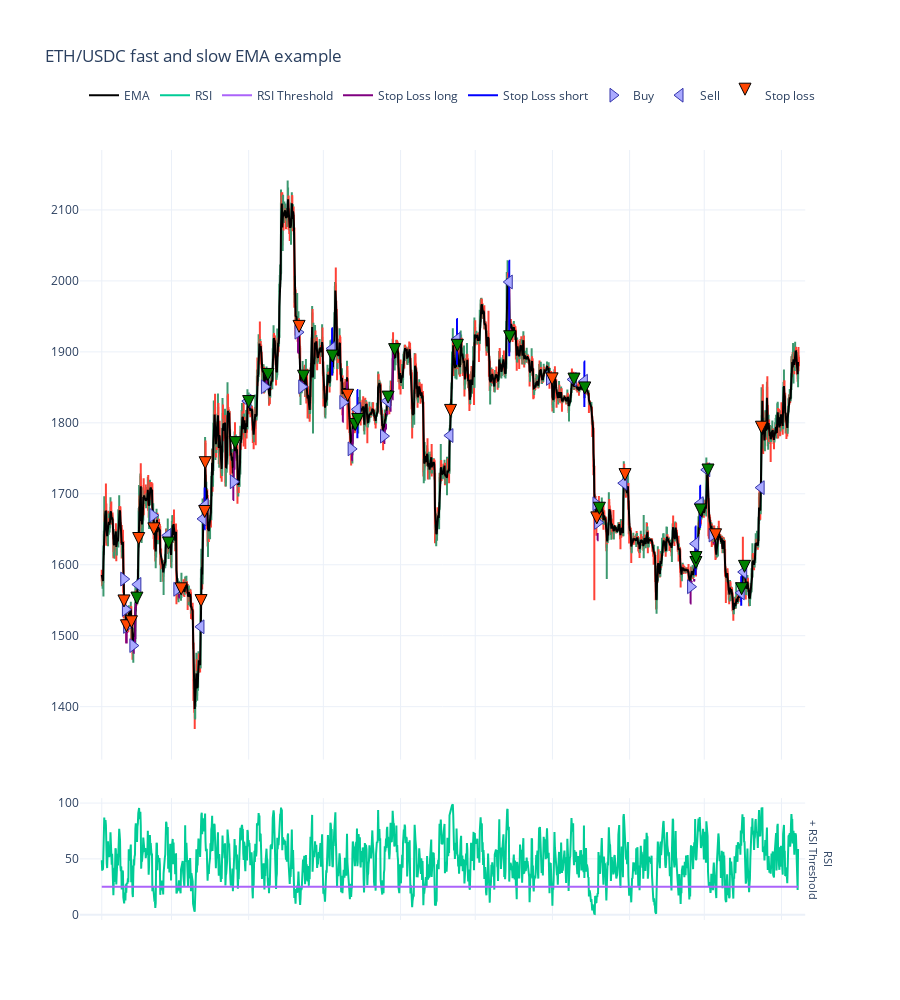

This figure's notebook cell:
### Markdown cell above
## Visualise results

### Code cell
from tradeexecutor.visual.single_pair import visualise_single_pair
from tradingstrategy.charting.candle_chart import VolumeBarMode

figure = visualise_single_pair(
    state,
    universe.universe.candles,
    start_at=START_AT,
    end_at=END_AT,
    volume_bar_mode=VolumeBarMode.hidden,
    volume_axis_name="Volume (USD)",
    height = 1000,
    hover_text=True,
)

figure.show()

### Figure 1 — Plotly figure (JSON) as saved in the notebook; plotly's stock layout.template omitted (floating-point values rounded to 4 significant figures; data arrays with more than 128 entries replaced by an {"elided": "..."} marker saying what was removed)
{"data": [{"close": {"elided": "1681 float values"}, "high": {"elided": "1681 float values"}, "hoverinfo": "text", "low": {"elided": "1681 float values"}, "open": {"elided": "1681 float values"}, "showlegend": false, "text": {"elided": "1681 str values"}, "type": "candlestick", "x": {"elided": "1681 str values"}, "xaxis": "x", "yaxis": "y"}, {"line": {"color": "black", "shape": "linear"}, "mode": "lines", "name": "EMA", "type": "scatter", "x": {"elided": "1680 str values"}, "xaxis": "x", "y": {"elided": "1680 float values"}, "yaxis": "y"}, {"line": {"shape": "linear"}, "mode": "lines", "name": "RSI", "type": "scatter", "x": {"elided": "1680 str values"}, "xaxis": "x", "y": {"elided": "1680 float values"}, "yaxis": "y2"}, {"line": {"shape": "linear"}, "mode": "lines", "name": "RSI Threshold", "type": "scatter", "x": {"elided": "1680 str values"}, "xaxis": "x", "y": {"elided": "1680 int values"}, "yaxis": "y2"}, {"line": {"color": "purple", "shape": "hv"}, "mode": "lines", "name": "Stop Loss long", "type": "scatter", "x": {"elided": "1680 str values"}, "xaxis": "x", "y": {"elided": "1680 float values"}, "yaxis": "y"}, {"line": {"color": "blue", "shape": "hv"}, "mode": "lines", "name": "Stop Loss short", "type": "scatter", "x": {"elided": "1680 str values"}, "xaxis": "x", "y": {"elided": "1680 float values"}, "yaxis": "y"}, {"hoverinfo": "text", "marker": {"color": "#aaaaff", "line": {"color": "#3333aa", "width": 1}, "size": 12, "symbol": "triangle-right"}, "mode": "markers", "name": "Buy", "text": ["------------------------------------------------------------<br>Buy ETH<br><br>Executed at: 2023-02-09 20:00:00<br>Value: 37500.0000 USD<br>Quantity: 23.725319 ETH<br>Executed at price: 1580.5899 ETH / USD<br>Fees paid: $18.75", "------------------------------------------------------------<br>Buy ETH<br><br>Executed at: 2023-02-10 12:00:00<br>Value: 36774.0020 USD<br>Quantity: 23.913252 ETH<br>Executed at price: 1537.8085 ETH / USD<br>Fees paid: $18.39", "------------------------------------------------------------<br>Buy ETH<br><br>Executed at: 2023-02-11 00:00:00<br>Value: 36181.7672 USD<br>Quantity: 23.901183 ETH<br>Executed at price: 1513.8065 ETH / USD<br>Fees paid: $18.09", "------------------------------------------------------------<br>Buy ETH<br><br>Executed at: 2023-02-13 12:00:00<br>Value: 36121.8565 USD<br>Quantity: 24.294821 ETH<br>Executed at price: 1486.8130 ETH / USD<br>Fees paid: $18.06", "------------------------------------------------------------<br>Buy ETH<br><br>Executed at: 2023-02-21 12:00:00<br>Value: 35108.3439 USD<br>Quantity: 21.018621 ETH<br>Executed at price: 1670.3448 ETH / USD<br>Fees paid: $17.55", "------------------------------------------------------------<br>Buy ETH<br><br>Executed at: 2023-03-03 04:00:00<br>Value: 35205.7245 USD<br>Quantity: 22.478252 ETH<br>Executed at price: 1566.2127 ETH / USD<br>Fees paid: $17.60", "------------------------------------------------------------<br>Buy ETH<br><br>Executed at: 2023-03-25 20:00:00<br>Value: 32280.3174 USD<br>Quantity: 18.791351 ETH<br>Executed at price: 1717.8285 ETH / USD<br>Fees paid: $16.14", "------------------------------------------------------------<br>Buy ETH<br><br>Executed at: 2023-04-07 08:00:00<br>Value: 33109.0156 USD<br>Quantity: 17.880283 ETH<br>Executed at price: 1851.7054 ETH / USD<br>Fees paid: $16.55", "------------------------------------------------------------<br>Buy ETH<br><br>Executed at: 2023-04-20 20:00:00<br>Value: 33204.4257 USD<br>Quantity: 17.216285 ETH<br>Executed at price: 1928.6638 ETH / USD<br>Fees paid: $16.60", "------------------------------------------------------------<br>Buy ETH<br><br>Executed at: 2023-04-22 08:00:00<br>Value: 33177.2118 USD<br>Quantity: 17.916918 ETH<br>Executed at price: 1851.7254 ETH / USD<br>Fees paid: $16.59", "------------------------------------------------------------<br>Buy ETH<br><br>Executed at: 2023-05-08 20:00:00<br>Value: 33687.7897 USD<br>Quantity: 18.409488 ETH<br>Executed at price: 1829.9145 ETH / USD<br>Fees paid: $16.84", "------------------------------------------------------------<br>Buy ETH<br><br>Executed at: 2023-05-12 04:00:00<br>Value: 33681.8568 USD<br>Quantity: 19.092598 ETH<br>Executed at price: 1764.1316 ETH / USD<br>Fees paid: $16.84", "------------------------------------------------------------<br>Buy ETH<br><br>Executed at: 2023-05-25 04:00:00<br>Value: 34615.0595 USD<br>Quantity: 19.422977 ETH<br>Executed at price: 1782.1706 ETH / USD<br>Fees paid: $17.31", "------------------------------------------------------------<br>Buy ETH<br><br>Executed at: 2023-07-30 20:00:00<br>Value: 38030.6571 USD<br>Quantity: 20.408721 ETH<br>Executed at price: 1863.4513 ETH / USD<br>Fees paid: $19.02", "------------------------------------------------------------<br>Buy ETH<br><br>Executed at: 2023-08-18 12:00:00<br>Value: 38540.9443 USD<br>Quantity: 22.849329 ETH<br>Executed at price: 1686.7430 ETH / USD<br>Fees paid: $19.27", "------------------------------------------------------------<br>Buy ETH<br><br>Executed at: 2023-08-19 04:00:00<br>Value: 38027.4898 USD<br>Quantity: 22.902197 ETH<br>Executed at price: 1660.4298 ETH / USD<br>Fees paid: $19.01", "------------------------------------------------------------<br>Buy ETH<br><br>Executed at: 2023-09-25 12:00:00<br>Value: 38019.9896 USD<br>Quantity: 24.219878 ETH<br>Executed at price: 1569.7845 ETH / USD<br>Fees paid: $19.01", "------------------------------------------------------------<br>Buy ETH<br><br>Executed at: 2023-10-04 04:00:00<br>Value: 39467.6861 USD<br>Quantity: 24.026532 ETH<br>Executed at price: 1642.6709 ETH / USD<br>Fees paid: $19.73"], "type": "scatter", "x": ["2023-02-09T20:00:00", "2023-02-10T12:00:00", "2023-02-11T00:00:00", "2023-02-13T12:00:00", "2023-02-21T12:00:00", "2023-03-03T04:00:00", "2023-03-25T20:00:00", "2023-04-07T08:00:00", "2023-04-20T20:00:00", "2023-04-22T08:00:00", "2023-05-08T20:00:00", "2023-05-12T04:00:00", "2023-05-25T04:00:00", "2023-07-30T20:00:00", "2023-08-18T12:00:00", "2023-08-19T04:00:00", "2023-09-25T12:00:00", "2023-10-04T04:00:00"], "xaxis": "x", "y": [1580.0, 1537.0, 1513.0, 1486.0, 1670.0, 1565.0, 1717.0, 1851.0, 1928.0, 1851.0, 1829, 1763.0, 1781.0, 1863.0, 1686.0, 1660.0, 1569, 1642.0], "yaxis": "y"}, {"hoverinfo": "text", "marker": {"color": "#aaaaff", "line": {"color": "#3333aa", "width": 1}, "size": 12, "symbol": "triangle-left"}, "mode": "markers", "name": "Sell", "text": ["------------------------------------------------------------<br>Sell ETH<br><br>Executed at: 2023-02-15 12:00:00<br>Value: 74320.7261 USD<br>Quantity: 47.293644 ETH<br>Executed at price: 1571.4739 ETH / USD<br>Fees paid: $37.16", "------------------------------------------------------------<br>Sell ETH<br><br>Executed at: 2023-02-27 12:00:00<br>Value: 69303.7694 USD<br>Quantity: 42.247592 ETH<br>Executed at price: 1640.4194 ETH / USD<br>Fees paid: $34.65", "------------------------------------------------------------<br>Sell ETH<br><br>Executed at: 2023-03-12 20:00:00<br>Value: 70096.4767 USD<br>Quantity: 46.365510 ETH<br>Executed at price: 1511.8237 ETH / USD<br>Fees paid: $35.05", "------------------------------------------------------------<br>Sell ETH<br><br>Executed at: 2023-03-13 16:00:00<br>Value: 68007.7892 USD<br>Quantity: 40.873562 ETH<br>Executed at price: 1663.8577 ETH / USD<br>Fees paid: $34.00", "------------------------------------------------------------<br>Sell ETH<br><br>Executed at: 2023-03-14 12:00:00<br>Value: 67786.8106 USD<br>Quantity: 40.281959 ETH<br>Executed at price: 1682.8082 ETH / USD<br>Fees paid: $33.89", "------------------------------------------------------------<br>Sell ETH<br><br>Executed at: 2023-03-31 16:00:00<br>Value: 65826.7875 USD<br>Quantity: 35.977121 ETH<br>Executed at price: 1829.6847 ETH / USD<br>Fees paid: $32.91", "------------------------------------------------------------<br>Sell ETH<br><br>Executed at: 2023-05-04 12:00:00<br>Value: 66479.5538 USD<br>Quantity: 34.920910 ETH<br>Executed at price: 1903.7177 ETH / USD<br>Fees paid: $33.24", "------------------------------------------------------------<br>Sell ETH<br><br>Executed at: 2023-05-14 16:00:00<br>Value: 68055.4513 USD<br>Quantity: 37.431144 ETH<br>Executed at price: 1818.1505 ETH / USD<br>Fees paid: $34.03", "------------------------------------------------------------<br>Sell ETH<br><br>Executed at: 2023-05-26 16:00:00<br>Value: 17307.5297 USD<br>Quantity: 9.458108 ETH<br>Executed at price: 1829.9146 ETH / USD<br>Fees paid: $8.65", "------------------------------------------------------------<br>Sell ETH<br><br>Executed at: 2023-06-20 20:00:00<br>Value: 72499.1854 USD<br>Quantity: 40.702463 ETH<br>Executed at price: 1781.1990 ETH / USD<br>Fees paid: $36.25", "------------------------------------------------------------<br>Sell ETH<br><br>Executed at: 2023-06-23 16:00:00<br>Value: 70744.4019 USD<br>Quantity: 36.910421 ETH<br>Executed at price: 1916.6512 ETH / USD<br>Fees paid: $35.37", "------------------------------------------------------------<br>Sell ETH<br><br>Executed at: 2023-07-14 16:00:00<br>Value: 71567.2941 USD<br>Quantity: 35.828061 ETH<br>Executed at price: 1997.5207 ETH / USD<br>Fees paid: $35.78", "------------------------------------------------------------<br>Sell ETH<br><br>Executed at: 2023-08-09 08:00:00<br>Value: 75728.6108 USD<br>Quantity: 40.710379 ETH<br>Executed at price: 1860.1794 ETH / USD<br>Fees paid: $37.86", "------------------------------------------------------------<br>Sell ETH<br><br>Executed at: 2023-08-13 20:00:00<br>Value: 76098.0183 USD<br>Quantity: 40.964213 ETH<br>Executed at price: 1857.6707 ETH / USD<br>Fees paid: $38.05", "------------------------------------------------------------<br>Sell ETH<br><br>Executed at: 2023-08-29 16:00:00<br>Value: 76396.6092 USD<br>Quantity: 44.568412 ETH<br>Executed at price: 1714.1425 ETH / USD<br>Fees paid: $38.20", "------------------------------------------------------------<br>Sell ETH<br><br>Executed at: 2023-09-27 12:00:00<br>Value: 19009.9948 USD<br>Quantity: 11.671057 ETH<br>Executed at price: 1628.8152 ETH / USD<br>Fees paid: $9.50", "------------------------------------------------------------<br>Sell ETH<br><br>Executed at: 2023-09-29 08:00:00<br>Value: 77377.3114 USD<br>Quantity: 45.911801 ETH<br>Executed at price: 1685.3469 ETH / USD<br>Fees paid: $38.69", "------------------------------------------------------------<br>Sell ETH<br><br>Executed at: 2023-10-02 00:00:00<br>Value: 78460.2031 USD<br>Quantity: 45.275956 ETH<br>Executed at price: 1732.9331 ETH / USD<br>Fees paid: $39.23", "------------------------------------------------------------<br>Sell ETH<br><br>Executed at: 2023-10-15 20:00:00<br>Value: 78585.1443 USD<br>Quantity: 50.386727 ETH<br>Executed at price: 1559.6398 ETH / USD<br>Fees paid: $39.29", "------------------------------------------------------------<br>Sell ETH<br><br>Executed at: 2023-10-16 20:00:00<br>Value: 78666.7686 USD<br>Quantity: 49.507244 ETH<br>Executed at price: 1588.9951 ETH / USD<br>Fees paid: $39.33", "------------------------------------------------------------<br>Sell ETH<br><br>Executed at: 2023-10-23 20:00:00<br>Value: 78584.3842 USD<br>Quantity: 46.014289 ETH<br>Executed at price: 1707.8257 ETH / USD<br>Fees paid: $39.29"], "type": "scatter", "x": ["2023-02-15T12:00:00", "2023-02-27T12:00:00", "2023-03-12T20:00:00", "2023-03-13T16:00:00", "2023-03-14T12:00:00", "2023-03-31T16:00:00", "2023-05-04T12:00:00", "2023-05-14T16:00:00", "2023-05-26T16:00:00", "2023-06-20T20:00:00", "2023-06-23T16:00:00", "2023-07-14T16:00:00", "2023-08-09T08:00:00", "2023-08-13T20:00:00", "2023-08-29T16:00:00", "2023-09-27T12:00:00", "2023-09-29T08:00:00", "2023-10-02T00:00:00", "2023-10-15T20:00:00", "2023-10-16T20:00:00", "2023-10-23T20:00:00"], "xaxis": "x", "y": [1572.0, 1641.0, 1513.0, 1665.0, 1684.0, 1831.0, 1905.0, 1819.0, 1831.0, 1782.0, 1918.0, 1999.0, 1861.0, 1859.0, 1715, 1630.0, 1686.0, 1734.0, 1560.0, 1590.0, 1709.0], "yaxis": "y"}, {"hoverinfo": "text", "marker": {"color": ["orangered", "orangered", "orangered", "green", "orangered", "orangered", "green", "orangered", "orangered", "orangered", "orangered", "green", "green", "green", "orangered", "green", "green", "orangered", "green", "green", "green", "green", "orangered", "green", "green", "orangered", "green", "green", "orangered", "green", "orangered", "green", "green", "green", "green", "orangered", "green", "green", "orangered"], "line": {"color": "black", "width": 1}, "size": 12, "symbol": "arrow-down"}, "mode": "markers", "name": "Stop loss", "text": ["------------------------------------------------------------<br>Stop loss ETH<br><br>Triggered at: 1556.1030 ETH / USD<br>Executed at: 2023-02-09 22:00:00<br>Value: 36532.0027 USD<br>Quantity: 23.725319 ETH<br>Executed at price: 1539.7897 ETH / USD<br>Fees paid: $18.28", "------------------------------------------------------------<br>Stop loss ETH<br><br>Triggered at: 1518.9471 ETH / USD<br>Executed at: 2023-02-10 22:00:00<br>Value: 35984.3556 USD<br>Quantity: 23.913252 ETH<br>Executed at price: 1504.7872 ETH / USD<br>Fees paid: $18.00", "------------------------------------------------------------<br>Stop loss ETH<br><br>Triggered at: 1527.6195 ETH / USD<br>Executed at: 2023-02-12 22:00:00<br>Value: 36101.8862 USD<br>Quantity: 23.901183 ETH<br>Executed at price: 1510.4644 ETH / USD<br>Fees paid: $18.06", "------------------------------------------------------------<br>Stop loss ETH<br><br>Triggered at: 1544.7069 ETH / USD<br>Executed at: 2023-02-15 03:00:00<br>Value: 37506.5319 USD<br>Quantity: 24.294821 ETH<br>Executed at price: 1543.8077 ETH / USD<br>Fees paid: $18.76", "------------------------------------------------------------<br>Stop loss ETH<br><br>Triggered at: 1595.8439 ETH / USD<br>Executed at: 2023-02-15 20:00:00<br>Value: 76981.0816 USD<br>Quantity: 47.293644 ETH<br>Executed at price: 1627.7257 ETH / USD<br>Fees paid: $38.51", "------------------------------------------------------------<br>Stop loss ETH<br><br>Triggered at: 1644.4673 ETH / USD<br>Executed at: 2023-02-21 22:00:00<br>Value: 34499.7316 USD<br>Quantity: 21.018621 ETH<br>Executed at price: 1641.3889 ETH / USD<br>Fees paid: $17.26", "------------------------------------------------------------<br>Stop loss ETH<br><br>Triggered at: 1605.8988 ETH / USD<br>Executed at: 2023-02-27 20:00:00<br>Value: 68496.3994 USD<br>Quantity: 42.247592 ETH<br>Executed at price: 1621.3089 ETH / USD<br>Fees paid: $34.27", "------------------------------------------------------------<br>Stop loss ETH<br><br>Triggered at: 1559.0124 ETH / USD<br>Executed at: 2023-03-04 21:00:00<br>Value: 34995.7430 USD<br>Quantity: 22.478252 ETH<br>Executed at price: 1556.8712 ETH / USD<br>Fees paid: $17.51", "------------------------------------------------------------<br>Stop loss ETH<br><br>Triggered at: 1535.2687 ETH / USD<br>Executed at: 2023-03-12 21:00:00<br>Value: 71418.1599 USD<br>Quantity: 46.365510 ETH<br>Executed at price: 1540.3294 ETH / USD<br>Fees paid: $35.73", "------------------------------------------------------------<br>Stop loss ETH<br><br>Triggered at: 1649.9637 ETH / USD<br>Executed at: 2023-03-14 08:00:00<br>Value: 68087.0444 USD<br>Quantity: 40.873562 ETH<br>Executed at price: 1665.7967 ETH / USD<br>Fees paid: $34.06", "------------------------------------------------------------<br>Stop loss ETH<br><br>Triggered at: 1708.9048 ETH / USD<br>Executed at: 2023-03-14 13:00:00<br>Value: 69868.7492 USD<br>Quantity: 40.281959 ETH<br>Executed at price: 1734.4923 ETH / USD<br>Fees paid: $34.95", "------------------------------------------------------------<br>Stop loss ETH<br><br>Triggered at: 1778.5152 ETH / USD<br>Executed at: 2023-03-26 15:00:00<br>Value: 33124.4192 USD<br>Quantity: 18.791351 ETH<br>Executed at price: 1762.7482 ETH / USD<br>Fees paid: $16.57", "------------------------------------------------------------<br>Stop loss ETH<br><br>Triggered at: 1803.3048 ETH / USD<br>Executed at: 2023-04-01 00:00:00<br>Value: 65500.2786 USD<br>Quantity: 35.977121 ETH<br>Executed at price: 1820.6092 ETH / USD<br>Fees paid: $32.77", "------------------------------------------------------------<br>Stop loss ETH<br><br>Triggered at: 1859.8041 ETH / USD<br>Executed at: 2023-04-08 18:00:00<br>Value: 33236.2291 USD<br>Quantity: 17.880283 ETH<br>Executed at price: 1858.8201 ETH / USD<br>Fees paid: $16.63", "------------------------------------------------------------<br>Stop loss ETH<br><br>Triggered at: 1928.4804 ETH / USD<br>Executed at: 2023-04-21 06:00:00<br>Value: 33168.1405 USD<br>Quantity: 17.216285 ETH<br>Executed at price: 1926.5562 ETH / USD<br>Fees paid: $16.59", "------------------------------------------------------------<br>Stop loss ETH<br><br>Triggered at: 1862.7840 ETH / USD<br>Executed at: 2023-04-23 01:00:00<br>Value: 33260.6320 USD<br>Quantity: 17.916918 ETH<br>Executed at price: 1856.3813 ETH / USD<br>Fees paid: $16.64", "------------------------------------------------------------<br>Stop loss ETH<br><br>Triggered at: 1866.8034 ETH / USD<br>Executed at: 2023-05-04 16:00:00<br>Value: 65816.0393 USD<br>Quantity: 34.920910 ETH<br>Executed at price: 1884.7172 ETH / USD<br>Fees paid: $32.92", "------------------------------------------------------------<br>Stop loss ETH<br><br>Triggered at: 1858.3290 ETH / USD<br>Executed at: 2023-05-10 18:00:00<br>Value: 33679.8791 USD<br>Quantity: 18.409488 ETH<br>Executed at price: 1829.4848 ETH / USD<br>Fees paid: $16.85", "------------------------------------------------------------<br>Stop loss ETH<br><br>Triggered at: 1791.0882 ETH / USD<br>Executed at: 2023-05-13 19:00:00<br>Value: 34143.0153 USD<br>Quantity: 19.092598 ETH<br>Executed at price: 1788.2854 ETH / USD<br>Fees paid: $17.08", "------------------------------------------------------------<br>Stop loss ETH<br><br>Triggered at: 1778.3568 ETH / USD<br>Executed at: 2023-05-14 20:00:00<br>Value: 67204.6927 USD<br>Quantity: 37.431144 ETH<br>Executed at price: 1795.4218 ETH / USD<br>Fees paid: $33.62", "------------------------------------------------------------<br>Stop loss ETH<br><br>Triggered at: 1809.5121 ETH / USD<br>Executed at: 2023-05-27 00:00:00<br>Value: 17278.8860 USD<br>Quantity: 9.458108 ETH<br>Executed at price: 1826.8861 ETH / USD<br>Fees paid: $8.64", "------------------------------------------------------------<br>Stop loss ETH<br><br>Triggered at: 1898.1666 ETH / USD<br>Executed at: 2023-05-29 15:00:00<br>Value: 36783.0909 USD<br>Quantity: 19.422977 ETH<br>Executed at price: 1893.7926 ETH / USD<br>Fees paid: $18.40", "------------------------------------------------------------<br>Stop loss ETH<br><br>Triggered at: 1808.8214 ETH / USD<br>Executed at: 2023-06-21 02:00:00<br>Value: 73595.9751 USD<br>Quantity: 40.702463 ETH<br>Executed at price: 1808.1455 ETH / USD<br>Fees paid: $36.82", "------------------------------------------------------------<br>Stop loss ETH<br><br>Triggered at: 1881.8118 ETH / USD<br>Executed at: 2023-06-23 20:00:00<br>Value: 70125.3547 USD<br>Quantity: 36.910421 ETH<br>Executed at price: 1899.8796 ETH / USD<br>Fees paid: $35.08", "------------------------------------------------------------<br>Stop loss ETH<br><br>Triggered at: 1893.7809 ETH / USD<br>Executed at: 2023-07-14 20:00:00<br>Value: 68501.2293 USD<br>Quantity: 35.828061 ETH<br>Executed at price: 1911.9436 ETH / USD<br>Fees paid: $34.27", "------------------------------------------------------------<br>Stop loss ETH<br><br>Triggered at: 1854.0423 ETH / USD<br>Executed at: 2023-07-31 21:00:00<br>Value: 37808.8548 USD<br>Quantity: 20.408721 ETH<br>Executed at price: 1852.5832 ETH / USD<br>Fees paid: $18.91", "------------------------------------------------------------<br>Stop loss ETH<br><br>Triggered at: 1834.6680 ETH / USD<br>Executed at: 2023-08-09 16:00:00<br>Value: 75406.7528 USD<br>Quantity: 40.710379 ETH<br>Executed at price: 1852.2734 ETH / USD<br>Fees paid: $37.72", "------------------------------------------------------------<br>Stop loss ETH<br><br>Triggered at: 1822.3227 ETH / USD<br>Executed at: 2023-08-14 00:00:00<br>Value: 75366.3539 USD<br>Quantity: 40.964213 ETH<br>Executed at price: 1839.8096 ETH / USD<br>Fees paid: $37.70", "------------------------------------------------------------<br>Stop loss ETH<br><br>Triggered at: 1660.6115 ETH / USD<br>Executed at: 2023-08-18 20:00:00<br>Value: 37856.3383 USD<br>Quantity: 22.849329 ETH<br>Executed at price: 1656.7812 ETH / USD<br>Fees paid: $18.94", "------------------------------------------------------------<br>Stop loss ETH<br><br>Triggered at: 1674.6840 ETH / USD<br>Executed at: 2023-08-19 21:00:00<br>Value: 38255.2428 USD<br>Quantity: 22.902197 ETH<br>Executed at price: 1670.3744 ETH / USD<br>Fees paid: $19.14", "------------------------------------------------------------<br>Stop loss ETH<br><br>Triggered at: 1701.4338 ETH / USD<br>Executed at: 2023-08-30 04:00:00<br>Value: 76557.8662 USD<br>Quantity: 44.568412 ETH<br>Executed at price: 1717.7607 ETH / USD<br>Fees paid: $38.30", "------------------------------------------------------------<br>Stop loss ETH<br><br>Triggered at: 1613.3436 ETH / USD<br>Executed at: 2023-09-27 15:00:00<br>Value: 38603.8862 USD<br>Quantity: 24.219878 ETH<br>Executed at price: 1593.8927 ETH / USD<br>Fees paid: $19.31", "------------------------------------------------------------<br>Stop loss ETH<br><br>Triggered at: 1585.6137 ETH / USD<br>Executed at: 2023-09-27 16:00:00<br>Value: 18683.4853 USD<br>Quantity: 11.671057 ETH<br>Executed at price: 1600.8392 ETH / USD<br>Fees paid: $9.35", "------------------------------------------------------------<br>Stop loss ETH<br><br>Triggered at: 1652.1021 ETH / USD<br>Executed at: 2023-09-29 12:00:00<br>Value: 76578.3866 USD<br>Quantity: 45.911801 ETH<br>Executed at price: 1667.9456 ETH / USD<br>Fees paid: $38.31", "------------------------------------------------------------<br>Stop loss ETH<br><br>Triggered at: 1707.8193 ETH / USD<br>Executed at: 2023-10-02 12:00:00<br>Value: 78065.1417 USD<br>Quantity: 45.275956 ETH<br>Executed at price: 1724.2075 ETH / USD<br>Fees paid: $39.05", "------------------------------------------------------------<br>Stop loss ETH<br><br>Triggered at: 1633.8069 ETH / USD<br>Executed at: 2023-10-05 13:00:00<br>Value: 39234.2008 USD<br>Quantity: 24.026532 ETH<br>Executed at price: 1632.9531 ETH / USD<br>Fees paid: $19.63", "------------------------------------------------------------<br>Stop loss ETH<br><br>Triggered at: 1542.1923 ETH / USD<br>Executed at: 2023-10-16 00:00:00<br>Value: 78452.1898 USD<br>Quantity: 50.386727 ETH<br>Executed at price: 1557.0011 ETH / USD<br>Fees paid: $39.25", "------------------------------------------------------------<br>Stop loss ETH<br><br>Triggered at: 1573.4070 ETH / USD<br>Executed at: 2023-10-17 04:00:00<br>Value: 78643.0170 USD<br>Quantity: 49.507244 ETH<br>Executed at price: 1588.5153 ETH / USD<br>Fees paid: $39.34", "------------------------------------------------------------<br>Stop loss ETH<br><br>Triggered at: 1734.3102 ETH / USD<br>Executed at: 2023-10-23 23:00:00<br>Value: 82111.9156 USD<br>Quantity: 46.014289 ETH<br>Executed at price: 1784.4873 ETH / USD<br>Fees paid: $41.08"], "type": "scatter", "x": ["2023-02-09T22:00:00", "2023-02-10T22:00:00", "2023-02-12T22:00:00", "2023-02-15T03:00:00", "2023-02-15T20:00:00", "2023-02-21T22:00:00", "2023-02-27T20:00:00", "2023-03-04T21:00:00", "2023-03-12T21:00:00", "2023-03-14T08:00:00", "2023-03-14T13:00:00", "2023-03-26T15:00:00", "2023-04-01T00:00:00", "2023-04-08T18:00:00", "2023-04-21T06:00:00", "2023-04-23T01:00:00", "2023-05-04T16:00:00", "2023-05-10T18:00:00", "2023-05-13T19:00:00", "2023-05-14T20:00:00", "2023-05-27T00:00:00", "2023-05-29T15:00:00", "2023-06-21T02:00:00", "2023-06-23T20:00:00", "2023-07-14T20:00:00", "2023-07-31T21:00:00", "2023-08-09T16:00:00", "2023-08-14T00:00:00", "2023-08-18T20:00:00", "2023-08-19T21:00:00", "2023-08-30T04:00:00", "2023-09-27T15:00:00", "2023-09-27T16:00:00", "2023-09-29T12:00:00", "2023-10-02T12:00:00", "2023-10-05T13:00:00", "2023-10-16T00:00:00", "2023-10-17T04:00:00", "2023-10-23T23:00:00"], "xaxis": "x", "y": [1541.0, 1506.0, 1511.0, 1545.0, 1629.0, 1642.0, 1622.0, 1558.0, 1541.0, 1667.0, 1735.0, 1764.0, 1822.0, 1860.0, 1928.0, 1857.0, 1886.0, 1830.0, 1789.0, 1796.0, 1828.0, 1895.0, 1809.0, 1901.0, 1913.0, 1854.0, 1853.0, 1841.0, 1658.0, 1671.0, 1719.0, 1595.0, 1602.0, 1669.0, 1725.0, 1634.0, 1558.0, 1589.0, 1785.0], "yaxis": "y"}, {"hoverinfo": "text", "marker": {"color": "lightgreen", "line": {"color": "black", "width": 1}, "size": 12, "symbol": "arrow-up"}, "mode": "markers", "name": "Take profit", "text": [], "type": "scatter", "x": [], "xaxis": "x", "y": [], "yaxis": "y"}], "layout": {"annotations": [{"font": {"size": 11}, "showarrow": false, "text": "RSI<br> + RSI Threshold", "textangle": 90, "x": 0.98, "xanchor": "left", "xref": "paper", "y": 0.07917, "yanchor": "middle", "yref": "paper"}], "height": 1000, "hovermode": "x unified", "legend": {"orientation": "h", "x": 1, "xanchor": "right", "y": 1.09, "yanchor": "top"}, "margin": {"t": 150}, "title": {"text": "ETH/USDC fast and slow EMA example", "y": 0.95}, "xaxis": {"anchor": "y", "domain": [0, 0.98], "matches": "x2", "rangeslider": {"visible": false}, "showticklabels": false}, "xaxis2": {"anchor": "y2", "domain": [0, 0.98], "rangeslider": {"visible": false}}, "yaxis": {"anchor": "x", "domain": [0.2083, 1], "showspikes": true, "spikedash": "dot", "spikemode": "across", "spikesnap": "cursor", "spikethickness": 1}, "yaxis2": {"anchor": "x2", "domain": [0, 0.1583], "showspikes": true, "spikedash": "dot", "spikemode": "across", "spikesnap": "cursor", "spikethickness": 1}}}
